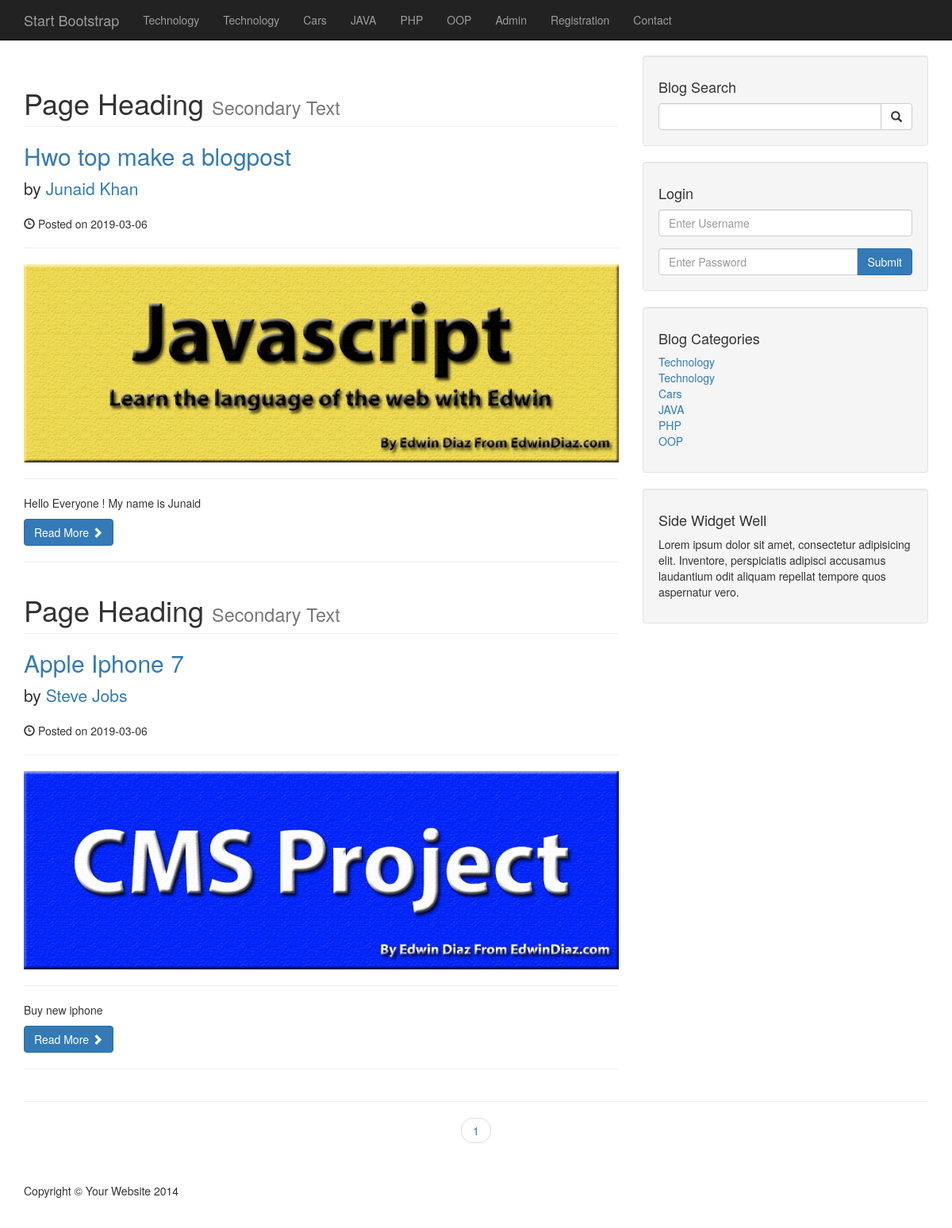
/, run on an earlier commit of the app's database.
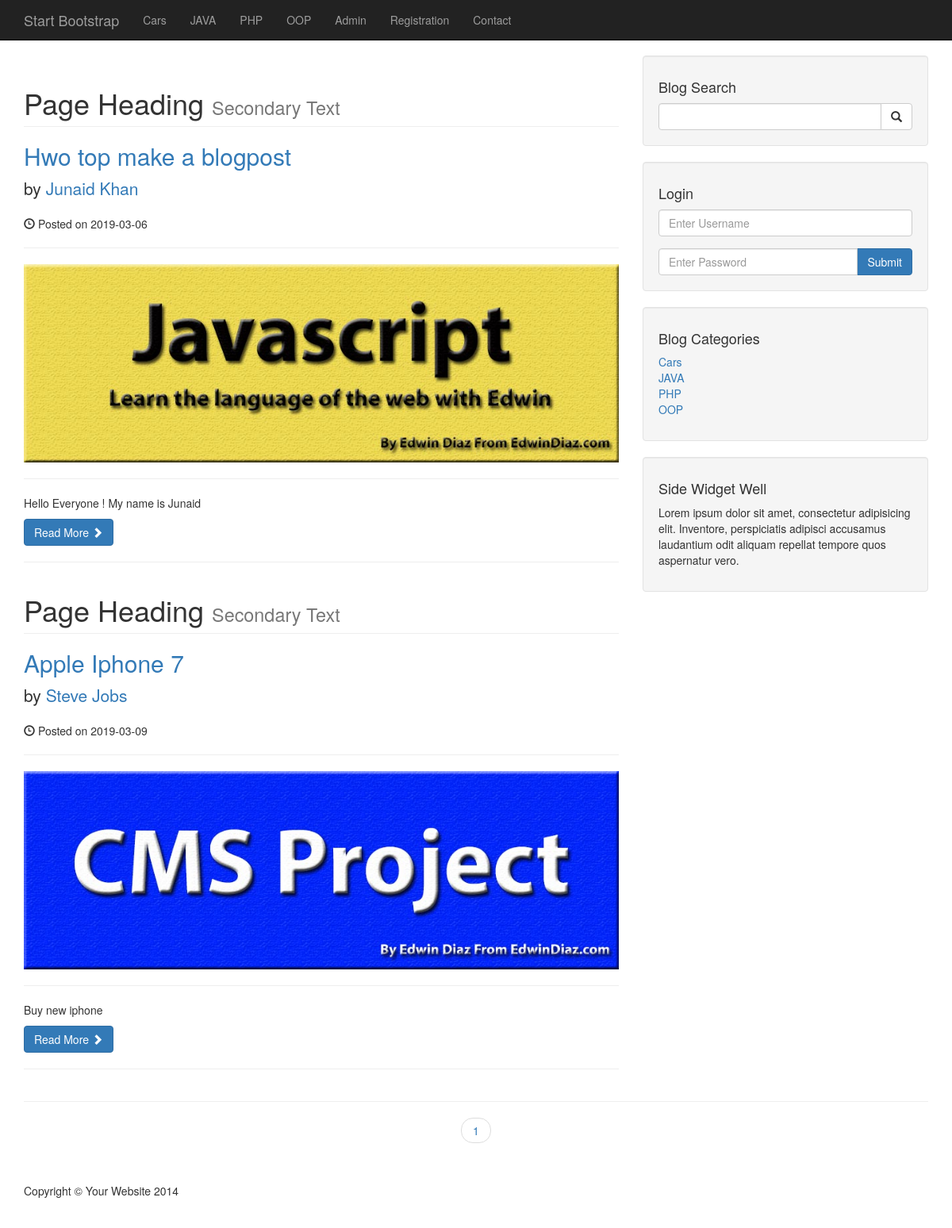
And on a later commit of the database.
### tables this page shows
CREATE TABLE `categories` (
  `cat_id` int(3) NOT NULL,
  `cat_title` varchar(255) NOT NULL
);

CREATE TABLE `posts` (
  `post_id` int(3) NOT NULL,
  `post_category_id` int(3) NOT NULL,
  `post_title` varchar(255) NOT NULL,
  `post_author` varchar(255) NOT NULL,
  `post_date` date NOT NULL,
  `post_image` text NOT NULL,
  `post_content` text NOT NULL,
  `post_tags` varchar(255) NOT NULL,
  `post_comment_count` int(11) NOT NULL,
  `post_status` varchar(255) NOT NULL DEFAULT 'draft'
);

### index.php (the view, shortened to what the changed rows need)
<?php include "includes/header.php" ;?>
  <?php include "includes/navigation.php" ;?>
    <div class="container">
        <div class="row">
            <div class="col-md-8">
              <?php
                    $per_page = 5;
                  if(isset($_GET['page'])){
                      $page = $_GET['page'];
                  }  else{
                      $page = "";
                  }
                    if($page == "" || $page == 1){
                        $page_1 = 0;
                    }else{
                        $page_1 = ($page * $per_page) - $per_page ;
                    }
                     if(isset($_SESSION['user_role']) && $_SESSION['user_role']=='admin'){
                    $post_count_query = "SELECT * FROM posts ";
                }
                else{
                   $post_count_query = "SELECT * FROM posts WHERE post_status = 'published'";
                }
                $find_count = mysqli_query($connection ,$post_count_query);
                $count      = mysqli_num_rows($find_count);
                if($count < 1){
                    echo "<h1>No Post Available</h1>";
                }else{
                $count      = ceil($count/$per_page);
                    $query = "SELECT * from posts LIMIT $page_1,$per_page  ";
$select_all_posts_query = mysqli_query($connection , $query);
            while($row = mysqli_fetch_assoc($select_all_posts_query))
            {
                $post_id = $row['post_id'];
                $post_title = $row['post_title'];
                 $post_author = $row['post_author'];
                 $post_date = $row['post_date'];
                 $post_image = $row['post_image'];
                 $post_content = substr($row['post_content'],0,100);
                ?>
                <h1 class="page-header">
                    Page Heading
                    <small>Secondary Text</small>
                </h1>
                <h2>
                    <a href="post.php?p_id=<?php echo $post_id ;?>"><?php echo $post_title; ?></a>
                </h2>
                <p class="lead">
                    by <a href="author_posts.php?author=<?php echo $post_author; ?>
                        &p_id=<?php echo $post_id ;?>"><?php echo $post_author; ?></a>
                </p>
                <p><span class="glyphicon glyphicon-time"></span> Posted on <?php echo $post_date; ?></p>
                <hr>
                <a href="post.php?p_id=<?php echo $post_id ;?>">
                <img class="img-responsive" src="images/<?php echo
                    $post_image;?>" alt="">
                </a>
                <hr>
                <p><?php echo $post_content; ?></p>
                <a class="btn btn-primary" href="post.php?p_id=<?php echo $post_id ;?>">Read More <span class="glyphicon glyphicon-chevron-right"></span></a>
                <hr>
            <?php     }
        }?>
            </div>
            <?php include "includes/sidebar.php";?>
        </div>
        <ul class="pager">
            <?php
                for($i = 1 ; $i <= $count ; $i++){
                    if($i==$page){
                        echo "<li><a class='active_link' href='index.php?page={$i}'>{$i}</a><li>";
                    }else{
                    echo "<li><a href='index.php?page={$i}'>{$i}</a><li>";
                    }
                }
            ?>
        </ul>
<?php include "includes/footer.php";?>

### includes/navigation.php (shortened to what the changed rows need)
  <nav class="navbar navbar-inverse navbar-fixed-top" role="navigation">
        <div class="container">
            <div class="collapse navbar-collapse" id="bs-example-navbar-collapse-1">
                <ul class="nav navbar-nav ">
                <?php
                    $query = "SELECT * from categories";
$select_all_categories_query = mysqli_query($connection , $query);
            while($row = mysqli_fetch_assoc($select_all_categories_query))
            {
                $cat_title = $row['cat_title'];
                $cat_id    = $row['cat_id'];
                $category_class = '';
                echo"<li class='$category_class'><a href='category.php?category={$cat_id}'>{$cat_title}</a></li>";
            }
                ?>
                </ul>
            </div>
        </div>
    </nav>

### includes/sidebar.php (shortened to what the changed rows need)
<div class="col-md-4">
               <div class="well">
           <?php
               $query = "SELECT * from categories";
       $select_categories_sidebar= mysqli_query($connection , $query)
           ?>
                   <div class="row">
                       <div class="col-lg-12">
                           <ul class="list-unstyled">
           <?php
           while($row = mysqli_fetch_assoc($select_categories_sidebar))
           {
           $cat_title = $row['cat_title'];
           $cat_id = $row['cat_id'];
           echo"<li><a href='category.php?category=$cat_id'>{$cat_title}</a></li>";
           }
           ?>
                       </ul>
                       </div>
                   </div>
               </div>
           </div>

What changed in the data, as far as the page shows it:
removed categories: cat_title "Technology"
removed categories: cat_title "Technology"
changed posts "Apple Iphone 7": post_date "2019-03-06" → "2019-03-09"
